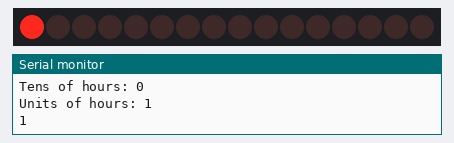
This sketch was run on a simulated Arduino Uno, built with avr-gcc and run on an emulated ATmega328P. On the bench: 16 shift-register outputs drawn as a row of LEDs (first output left, lit = HIGH), the last lines printed to the serial monitor.

Above: at 15.1 s.
At 30.1 s:
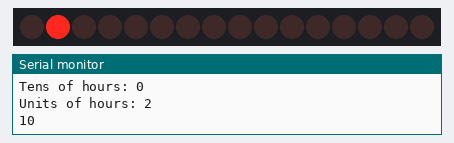
At 45.1 s:
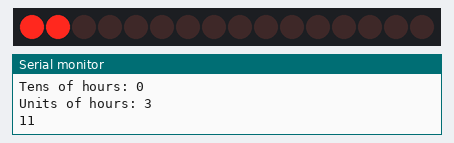
At 60.1 s:
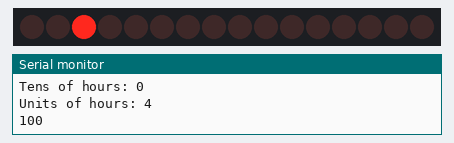
At 90.1 s:
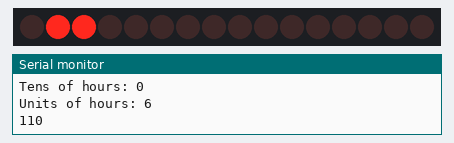
At 120.1 s:
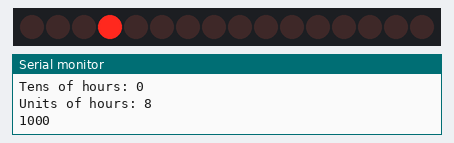
Timing chart, 0 to 121.6 s (numbered marks = the images above):
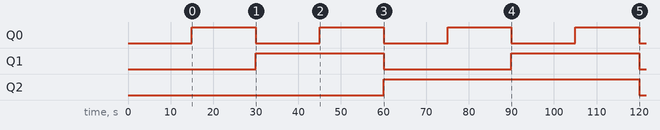

The sketch:

main.ino
```cpp
uint8_t minutes;
uint8_t hours;
uint8_t reg;

// prototypes
void displayHours(uint8_t hours);

// set up the pins for communication with the shift register
int latchPin = 4;
int clockPin = 3;
int dataPin = 2;

void setup(){
    pinMode(latchPin, OUTPUT);
    pinMode(dataPin, OUTPUT);
    pinMode(clockPin, OUTPUT);
    Serial.begin(9600);

    digitalWrite(latchPin, LOW);
    shiftOut(dataPin, clockPin, MSBFIRST, 0);
    digitalWrite(latchPin, HIGH);

    hours = 0;
}

void loop()
{
    displayHours(hours);

    hours++;
    hours = hours % 24;
    delay(15000);

}

void displayHours(uint8_t hours)
{
    uint8_t tens_hours;
    uint8_t units_hours;

    tens_hours = hours/10;
    units_hours = hours - tens_hours*10;
    Serial.print("Tens of hours: ");
    Serial.println(tens_hours, DEC);
    Serial.print("Units of hours: ");
    Serial.println(units_hours, DEC);

    hours = tens_hours << 4;
    hours |= units_hours;

    Serial.print(hours, BIN);
    digitalWrite(latchPin, LOW);
    shiftOut(dataPin, clockPin, MSBFIRST, hours);
    digitalWrite(latchPin, HIGH);

    Serial.print("\n\n");

}
```

Measured:
- by itself, Q0: alternates HIGH for 15.0 s and LOW for 15.0 s
- by itself, Q1: alternates HIGH for 30.0 s and LOW for 30.0 s
- by itself, Q2: LOW → HIGH at 60.0 s, → LOW 60.0 s later
